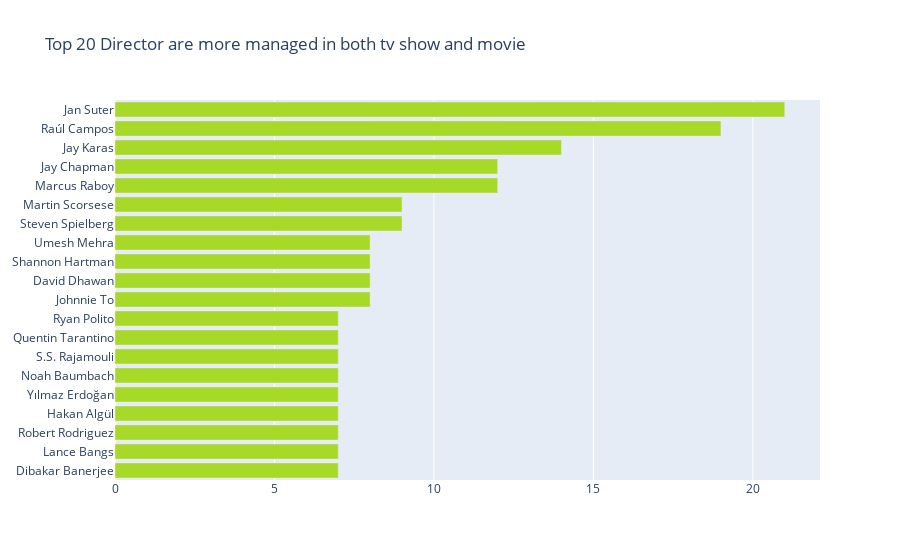

Notebook cell for this chart:
### Markdown cell above
29 - Draw a Figure about calculating which director are more managed in tv show and movie

### Code cell
categories = ", ".join(netflix_df['director']).split(", ")
counter_list = Counter(categories).most_common(20)
labels = [_[0] for _ in counter_list][::-1]
values = [_[1] for _ in counter_list][::-1]
trace1 = go.Bar(y=labels, x=values, orientation="h", marker=dict(color='#a7d929'))

data1 = [trace1]
layout = go.Layout(title="Top 20 Director are more managed in both tv show and movie")
fig = go.Figure(data1, layout=layout)
pio.write_image(fig, "images/image15.png")
fig.show()

### Figure 1 — Plotly figure (JSON) as saved in the notebook; plotly's stock layout.template omitted (floating-point values rounded to 4 significant figures)
{"data": [{"marker": {"color": "#a7d929"}, "orientation": "h", "type": "bar", "x": [7, 7, 7, 7, 7, 7, 7, 7, 7, 8, 8, 8, 8, 9, 9, 12, 12, 14, 19, 21], "y": ["Dibakar Banerjee", "Lance Bangs", "Robert Rodriguez", "Hakan Algül", "Yılmaz Erdoğan", "Noah Baumbach", "S.S. Rajamouli", "Quentin Tarantino", "Ryan Polito", "Johnnie To", "David Dhawan", "Shannon Hartman", "Umesh Mehra", "Steven Spielberg", "Martin Scorsese", "Marcus Raboy", "Jay Chapman", "Jay Karas", "Raúl Campos", "Jan Suter"]}], "layout": {"title": {"text": "Top 20 Director are more managed in both tv show and movie"}}}
